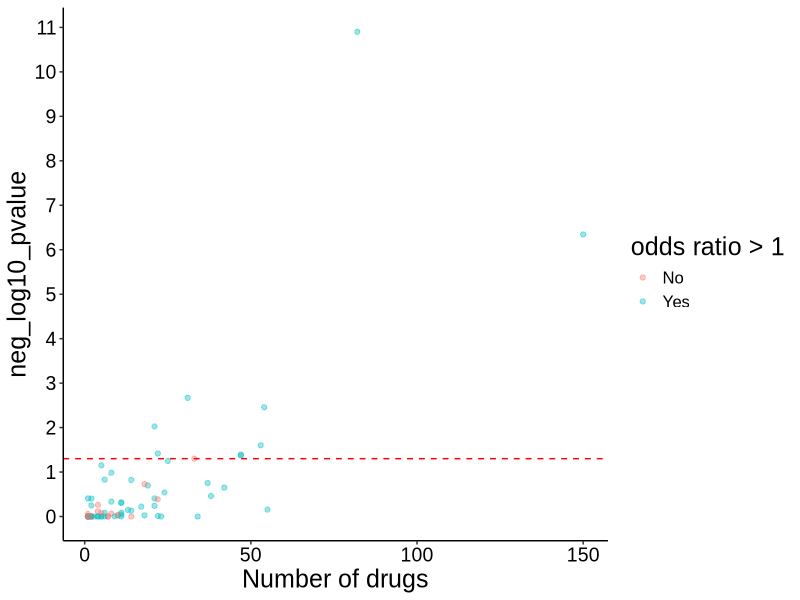
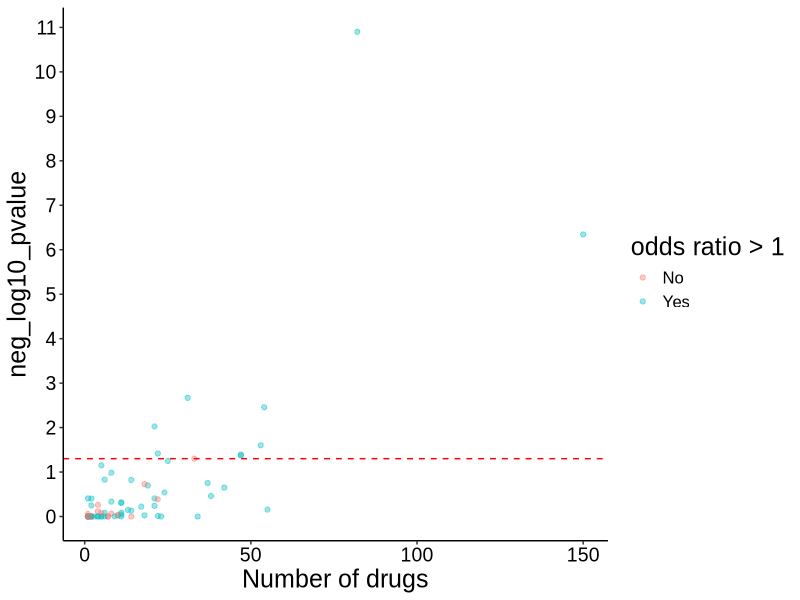
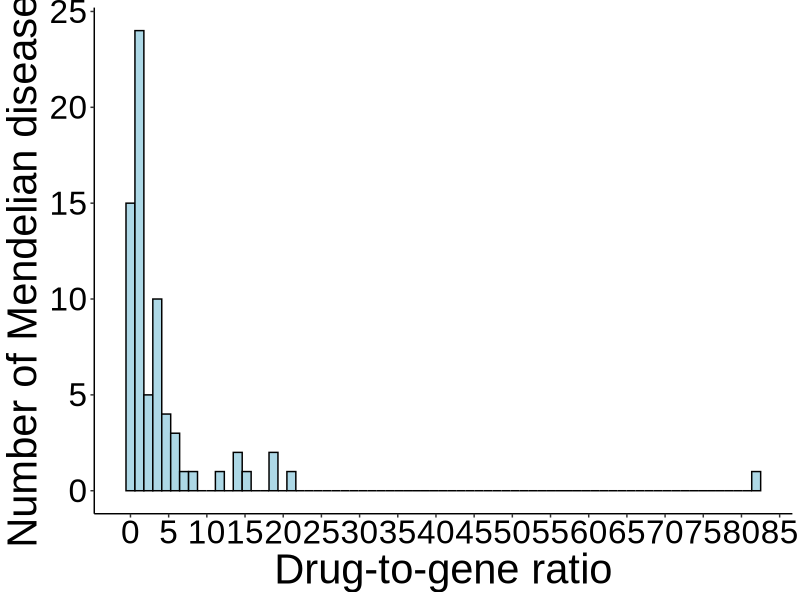
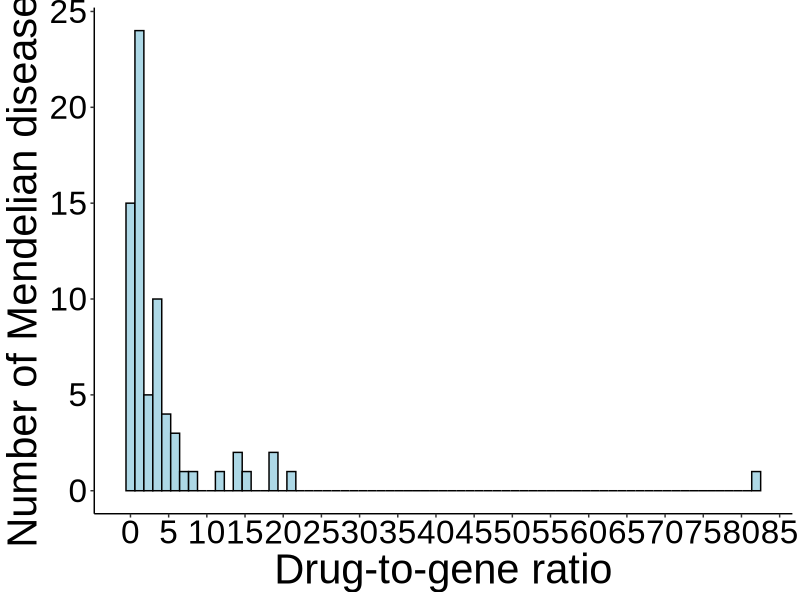
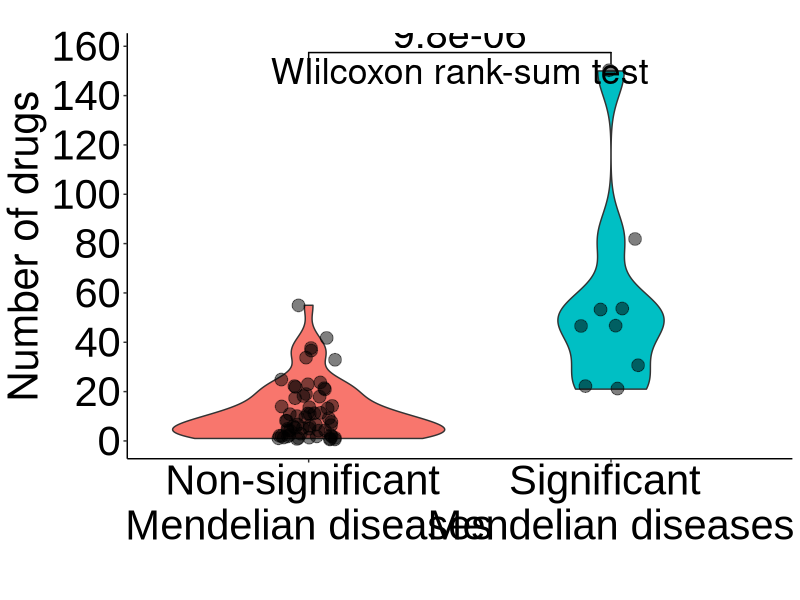
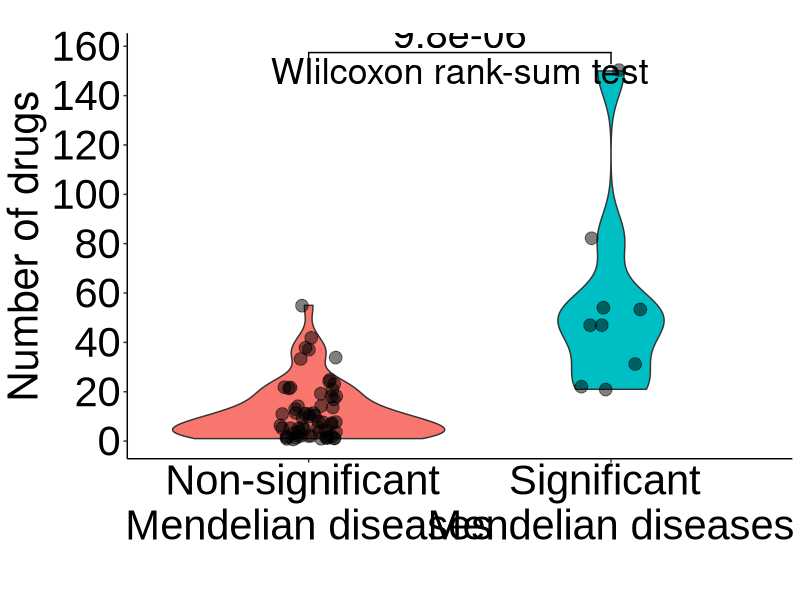

The R script that drew these images, in order: (Note: a time limit stopped this script after it produced the figures.)
### This script implements the per Mendelian disease analysis ###

library(dplyr)
library(data.table)
library(ggplot2)
library(ggsignif)

## Set type for image compression based on operating system
## For macOS, X11 installation is required (link: https://www.xquartz.org/)
# if Windows OS
if (Sys.info()['sysname'] == "Windows") {
  type_compression = "windows"
} 
# if Linux
if (Sys.info()['sysname'] == "Linux") {
  type_compression = "windows"
}
# if macOS
if (Sys.info()['sysname'] == "Darwin") {
  type_compression = "cairo"
} 

## -- load data -- ##

# Mendelian - complex disease comorbidities
md_cd_comorbidities = fread("processed_data/md_cd_comorbidities.txt")
unique_cd = unique(md_cd_comorbidities$complex_disease)
unique_md = unique(md_cd_comorbidities$mendelian_disease)

# complex disease categories
complex_disease_categories = data.table::fread("processed_data/complex_disease_category.txt")
md_cd_comorbidities = left_join(md_cd_comorbidities, complex_disease_categories, by = "complex_disease")

# indicated/investigated drugs for the complex diseases
investigated_indicated_drugs = fread("processed_data/drugs_inv_ind_per_disease.txt")
investigated_indicated_drugs = reshape2::melt(investigated_indicated_drugs, "drugbank_id", colnames(investigated_indicated_drugs)[2:ncol(investigated_indicated_drugs)])
investigated_indicated_drugs = na.omit(investigated_indicated_drugs) ; rownames(investigated_indicated_drugs) = NULL
investigated_indicated_drugs = investigated_indicated_drugs %>%
  dplyr::select(drugbank_id, complex_disease = variable) %>%
  distinct()

# Mendelian disease causal genes
md_genes = data.table::fread("processed_data/md_genes.txt")

# drug - targets
db_drug_targets = fread("processed_data/drugbank_all_drugs_known_targets.txt") %>%
  dplyr::select(db_id, drug_target) %>% 
  distinct()

# number of gene-targets per drug
drugs_nr_targets = fread("processed_data/drugbank_all_drugs_known_targets.txt") %>%
  dplyr::select(db_id, drug_target) %>%
  distinct() %>%
  group_by(db_id) %>% 
  mutate(total_targets = length(drug_target)) %>%
  dplyr::select(db_id, total_targets) %>% 
  ungroup() %>%
  distinct()

## -- find drugs targeting each Mendelian disease genes -- ##

# empty list - each element is a mendelian disease
md_comorbidities = list()
for (md in unique_md) {
  md_comorbidities[[md]] = md_cd_comorbidities %>% filter(mendelian_disease == md) %>% dplyr::select(-comorbidity)
} ; rm(md)

# annotate with Mendelian disease genes
for (i in 1:length(md_comorbidities)) {
  
  # add Mendelian disease genes
  md_comorbidities[[i]] = left_join(md_comorbidities[[i]], md_genes, by = "mendelian_disease")
  md_comorbidities[[i]] = md_comorbidities[[i]] %>% 
    dplyr::select(complex_disease, disease_category, md_gene = causal_gene) %>%
    distinct()
  
  # add drugs targeting the Mendelian disease genes
  md_comorbidities[[i]] = left_join(md_comorbidities[[i]], db_drug_targets, by = c("md_gene" = "drug_target"))
  if (sum(is.na(md_comorbidities[[i]]$db_id)) != 0) {
    md_comorbidities[[i]] = md_comorbidities[[i]][-which(is.na(md_comorbidities[[i]]$db_id)), ] ; rownames(md_comorbidities[[i]]) = NULL
  }
  
  # keep needed columns
  md_comorbidities[[i]] = md_comorbidities[[i]] %>% 
    dplyr::select(complex_disease, disease_category, db_id) %>%
    distinct()
  
  cat(i, "\n")
} ; rm(i)

### NOTE: 19 Mendelian diseases are causally associated with genes NOT targeted by any existing drug with know drug targets
###       Therefore, we remove them from the downstream analysis
md_comorbidities = md_comorbidities[lapply(md_comorbidities, nrow) > 0] # 71 Mendelian diseases remain

## -- logistic regression per Mendelian disease -- ##

# create list of logistic regression inputs for each Mendelian disease
log_reg_input = vector("list", length = length(md_comorbidities))
names(log_reg_input) = names(md_comorbidities)

for (i in 1:length(md_comorbidities)) {
  
  # if drugs are recommended for repurposing...
  if (nrow(md_comorbidities[[i]]) != 0) {
    
    ## candidate drugs
    candidate_drugs_temp = unique(md_comorbidities[[i]]$db_id)
    
    ## complex diseases that these drugs are recommended for repurposing
    complex_diseases_temp = unique(md_comorbidities[[i]]$complex_disease)
    
    ## complex diseases these drugs are indicated/investigated
    # not all drugs will be indicated/investigated for a disease --> keep this in mind when you build the logistic regression input data frame
    ind_inv_temp = investigated_indicated_drugs %>%
      filter(drugbank_id %in% candidate_drugs_temp) %>%
      mutate(indicated_investigated = 1)
    
    ## create logistic regression input
    
    # each row should be a drug-complex disease pair
    log_reg_input[[i]] = data.frame(drug = rep(candidate_drugs_temp, each = length(unique_cd)))
    
    # add complex diseases
    log_reg_input[[i]]$disease = unique_cd

    # add disease category
    log_reg_input[[i]] = left_join(log_reg_input[[i]], complex_disease_categories, by = c("disease" = "complex_disease"))
    
    # add number of targets
    log_reg_input[[i]] = left_join(log_reg_input[[i]], drugs_nr_targets, by = c("drug" = "db_id"))
    
    # add indicated/investigated drugs
    log_reg_input[[i]] = left_join(log_reg_input[[i]], ind_inv_temp, by = c("drug" = "drugbank_id", "disease" = "complex_disease"))
    log_reg_input[[i]]$indicated_investigated = ifelse(is.na(log_reg_input[[i]]$indicated_investigated), 0, 1)
    
    # add drug candidates information
    log_reg_input[[i]]$recommended = ifelse(log_reg_input[[i]]$disease %in% complex_diseases_temp, 1, 0)
  }
  
  ## track progress
  cat(i, "\n")
} ; rm(i, candidate_drugs_temp, complex_diseases_temp, ind_inv_temp)

## run logistic regression
log_reg_results = vector("list", length = length(log_reg_input))
names(log_reg_results) = names(log_reg_input)

for (i in 1:length(log_reg_input)) {
  
  # run logistic regression
  glm_fits_temp = glm(indicated_investigated ~  disease_category + total_targets + recommended, 
                      data = log_reg_input[[i]], 
                      family = binomial())
  log_summary_temp = summary(glm_fits_temp)$coefficients
  
  # populate list
  log_reg_results[[i]] = log_summary_temp
    
  ## track progress
  cat(i, "\n")
} ; rm(i, glm_fits_temp, log_summary_temp)

## create a data frame with the results of logistic regression for each Mendelian disease
log_reg_results_summary = data.frame(mendelian_disease = names(md_comorbidities), beta = NA, pvalue = NA)

for (i in 1:length(log_reg_results)){
  
  log_reg_results[[i]] = data.frame(log_reg_results[[i]])
  log_reg_results_summary[i, "beta"] = log_reg_results[[i]]["recommended", "Estimate"]
  log_reg_results_summary[i, "pvalue"] = log_reg_results[[i]]["recommended", "Pr...z.."]
  
} ; rm(i)

log_reg_results_summary = log_reg_results_summary %>% 
  arrange(pvalue)
log_reg_results_summary %>% filter(pvalue < 0.05) %>% nrow() # 9 significant Mendelian diseases at a nominal level (p<0.05)

## -- annotate each Mendelian disease with number of complex disease comorbidities and number of drugs targeting its associated genes -- ##

## number of comorbidities per Mendelian disease
md_nr_comorbidities = md_cd_comorbidities %>%
  dplyr::select(mendelian_disease, complex_disease) %>%
  group_by(mendelian_disease) %>%
  mutate(nr_comorbidities = length(complex_disease)) %>%
  ungroup() %>%
  dplyr::select(mendelian_disease, nr_comorbidities) %>%
  distinct()
log_reg_results_summary = left_join(log_reg_results_summary, md_nr_comorbidities, by = "mendelian_disease")

## number of drugs targeting the genes associated with each Mendelian disease
md_genes_drugs = left_join(md_genes, db_drug_targets, by = c("causal_gene" = "drug_target"))
md_genes_drugs = na.omit(md_genes_drugs) ; rownames(md_genes_drugs) = NULL
md_genes_drugs = md_genes_drugs %>%
  group_by(mendelian_disease) %>% 
  mutate(nr_drugs = length(db_id)) %>%
  ungroup() %>%
  dplyr::select(mendelian_disease, nr_drugs) %>% 
  distinct()
log_reg_results_summary = left_join(log_reg_results_summary, md_genes_drugs, by = "mendelian_disease")

## -- visualizations -- ##
log_reg_results_summary = log_reg_results_summary %>% arrange(nr_comorbidities)
log_reg_results_summary$nr_comorbidities = factor(log_reg_results_summary$nr_comorbidities, levels = log_reg_results_summary$nr_comorbidities, labels = log_reg_results_summary$nr_comorbidities)
log_reg_results_summary$beta = ifelse(exp(log_reg_results_summary$beta) > 1, 1, 0)
log_reg_results_summary$beta = factor(log_reg_results_summary$beta, levels = c(0, 1), labels = c("No", "Yes"))

fig_s3 = ggplot(log_reg_results_summary, aes(x = nr_drugs, y = -log10(pvalue))) +
  geom_point(alpha = 0.4, size = 1.5, aes(color = beta)) +
  # scale_x_discrete(breaks = seq(1, 61, 1)) +
  scale_y_continuous(breaks = seq(0, 11, 1)) +
  labs(color = "odds ratio > 1") +
  xlab("Number of drugs") +
  ylab("neg_log10_pvalue") +
  geom_hline(yintercept = -log10(0.05), linetype = "dashed", color = "red") +
  theme_classic() +
  theme(axis.text = element_text(size = 14, family = "Arial", color = "black"),
        axis.title = element_text(size = 18, family = "Arial", color = "black"),
        title = element_text(size = 18, family = "Arial", color = "black"), 
        legend.text = element_text(size = 12, family = "Arial", color = "black"))

fig_s3
ggsave(filename = "FigS3_per_MD_analysis_results.tiff", 
       path = "figures/",
       width = 7, height = 5, device = 'tiff',
       dpi = 700, compression = "lzw", type = type_compression)
dev.off()

# histogram drug-to-gene ratio per Mendelian disease
nr_genes_per_md = md_genes %>%
  group_by(mendelian_disease) %>%
  mutate(nr_genes = length(causal_gene)) %>%
  ungroup() %>%
  dplyr::select(mendelian_disease, nr_genes) %>%
  distinct()
log_reg_results_summary = left_join(log_reg_results_summary, nr_genes_per_md, by = "mendelian_disease")
log_reg_results_summary$drug_to_gene_ratio = log_reg_results_summary$nr_drugs / log_reg_results_summary$nr_genes

fig_3a = ggplot(log_reg_results_summary, aes(x = drug_to_gene_ratio)) +
  geom_histogram(color = "black", fill = "lightblue", bins = 71) +
  scale_x_continuous(breaks = seq(0, 95, 5)) +
  xlab("Drug-to-gene ratio") +
  ylab("Number of Mendelian diseases") +
  theme_classic() +
  theme(axis.text = element_text(size = 24, family = "Arial", color = "black"),
        axis.title = element_text(size = 30, family = "Arial", color = "black"))

fig_3a
ggsave(filename = "Fig3A_drug_to_gene_ratio_per_MD.tiff", 
       path = "figures/",
       width = 12, height = 8, device = 'tiff',
       dpi = 700, compression = "lzw", type = type_compression)
dev.off()

# number of drugs - rank sum test
log_reg_results_summary$sig = ifelse(log_reg_results_summary$pvalue < 0.05, 1, 0)
log_reg_results_summary$sig = factor(log_reg_results_summary$sig, levels = c(0, 1), labels = c("Non-significant \nMendelian diseases", "Significant \nMendelian diseases"))
fig_3b = ggplot(log_reg_results_summary, aes(y = nr_drugs, x = sig, fill = sig)) +
  geom_violin() +
  geom_jitter(width = 0.1, alpha = 0.5, size = 4) +
  xlab("") +
  ylab("Number of drugs") +
  labs(title = "") +
  scale_y_continuous(breaks = seq(0, 170, 20)) +
  theme_classic() +
  geom_signif(comparisons = list(c("Significant \nMendelian diseases", "Non-significant \nMendelian diseases")), test = "wilcox.test", test.args = list(alternative = "greater"),   
              map_signif_level = FALSE, textsize = 10) +
  annotate(geom = "text", x = 1.5, y = 150, label = "WIilcoxon rank-sum test", size = 9) +
  theme(axis.text = element_text(size = 30, family = "Arial", color = "black"),
        axis.title = element_text(size = 30),
        legend.position = "none")

fig_3b
ggsave(filename = "Fig3B_rank_sum_test.tiff", 
       path = "figures/",
       width = 12, height = 12, device = 'tiff',
       dpi = 700, compression = "lzw", type = type_compression)
dev.off()

## -- observed vs permutations -- ##

## Now, that we have the signal that significant Mendelian diseases are targeted by a higher number of drugs compared to non-significant,
## we want to exclude the possibility that our significant results from the main analysis are due to the high number of drugs rather than the comorbidity information

# Mendelian - complex disease comorbidities
md_cd_comorbidities = md_cd_comorbidities %>% 
  dplyr::select(mendelian_disease, complex_disease) %>%
  arrange(mendelian_disease)

# drugs targeting md_genes
drugs_targeting_md_genes = left_join(md_genes, db_drug_targets, by = c("causal_gene" = "drug_target")) %>%
  na.omit() %>%
  dplyr::select(db_id) %>%
  distinct()

### -- observed -- ###

## create logistic regression input
# each row is a drug-complex disease pair
log_input_obs = data.frame(db_id = rep(drugs_targeting_md_genes$db_id, each = length(unique_cd)))

# add complex diseases
log_input_obs$complex_disease = unique_cd

# add disease category
log_input_obs = left_join(log_input_obs, complex_disease_categories, by = "complex_disease")

# add candidate drugs information
x = left_join(md_cd_comorbidities, md_genes, by = "mendelian_disease")
x = na.omit(x) ; rownames(x) = NULL
x = x %>% dplyr::select(complex_disease, causal_gene) %>% distinct
x = left_join(x, db_drug_targets, by = c("causal_gene" = "drug_target"))
x = na.omit(x) ; rownames(x) = NULL
x = x %>% dplyr::select(-causal_gene) %>% distinct()
x$recommended = 1
log_input_obs = left_join(log_input_obs, x, by = c("complex_disease", "db_id"))
log_input_obs$recommended = ifelse(is.na(log_input_obs$recommended), 0, 1)

# number of drug targets
log_input_obs = left_join(log_input_obs, drugs_nr_targets, by = c("db_id" = "db_id"))

# add investigated/indicated drugs
investigated_indicated_drugs$indicated_investigated = 1
log_input_obs = left_join(log_input_obs, investigated_indicated_drugs, by = c("db_id" = "drugbank_id", "complex_disease" = "complex_disease"))
log_input_obs$indicated_investigated = ifelse(is.na(log_input_obs$indicated_investigated), 0, 1)

# logistic regression
glm_fit_obs = glm(indicated_investigated ~ total_targets + disease_category + recommended,
                  data = log_input_obs, 
                  family = binomial())
log_reg_summary_obs = summary(glm_fit_obs)$coefficients
or_obs = exp(log_reg_summary_obs[8, 1])
pvalue_obs = log_reg_summary_obs[8, 4]

## -- permutations -- ##

## NOTE: in this permutation analysis, we shuffle the drugs targeting each Mendelian disease.
## This is equivalent to shuffling the rows of drugs in our logistic regression input

## create logistic regression input
# each row is a drug-complex disease pair
log_input_perm = data.frame(db_id = rep(drugs_targeting_md_genes$db_id, each = length(unique_cd)))

# add complex diseases
log_input_perm$complex_disease = unique_cd

# add disease category
log_input_perm = left_join(log_input_perm, complex_disease_categories, by = "complex_disease")

# add candidate drugs information
x = left_join(md_cd_comorbidities, md_genes, by = "mendelian_disease")
x = na.omit(x) ; rownames(x) = NULL
x = x %>% dplyr::select(complex_disease, causal_gene) %>% distinct
x = left_join(x, db_drug_targets, by = c("causal_gene" = "drug_target"))
x = na.omit(x) ; rownames(x) = NULL
x = x %>% dplyr::select(-causal_gene) %>% distinct()
x$recommended = 1
log_input_perm = left_join(log_input_perm, x, by = c("complex_disease", "db_id"))
log_input_perm$recommended = ifelse(is.na(log_input_perm$recommended), 0, 1)

## perform permutation analysis 
# empty data frame to populate with permutation results
log_reg_results_permutation = data.frame(permutation = NA,
                                         odds_ratio = NA,
                                         pvalue = NA)

for (permutation in 1:1000) {
  
  # shuffle the drugs
  drugs_original = unique(log_input_perm$db_id)
  drugs_shuffled = sample(drugs_original, replace = FALSE)
  log_input_perm_temp = log_input_perm
  log_input_perm_temp$db_id = rep(drugs_shuffled, each = 65)
  
  # add number of drug targets
  log_input_perm_temp = left_join(log_input_perm_temp, drugs_nr_targets, by = c("db_id" = "db_id"))
  
  # add investigated/indicated drugs
  log_input_perm_temp = left_join(log_input_perm_temp, investigated_indicated_drugs, by = c("db_id" = "drugbank_id", "complex_disease" = "complex_disease"))
  log_input_perm_temp$indicated_investigated = ifelse(is.na(log_input_perm_temp$indicated_investigated), 0, 1)
  
  # run logistic regression
  glm_fit_perm_temp = glm(indicated_investigated ~ total_targets + disease_category + recommended,
                          data = log_input_perm_temp, 
                          family = binomial())
  log_reg_summary_temp = summary(glm_fit_perm_temp)$coefficients
  
  # populate the results data frame
  log_reg_results_permutation[permutation, "permutation"] = permutation
  log_reg_results_permutation[permutation, "odds_ratio"] = exp(log_reg_summary_temp[8, 1])
  log_reg_results_permutation[permutation, "pvalue"] = log_reg_summary_temp[8, 4]

  ## track progress
  cat(permutation, "\n")
}

## calculate p-value after permutations
perm_pvalue = sum(pvalue_obs >= log_reg_results_permutation$pvalue) / 1000 # 0.018 = 1.8%
sum(or_obs <= log_reg_results_permutation$odds_ratio) / 1000 # 0.014 = 1.4%

## visualizations of results
fig_3c = ggplot(log_reg_results_permutation, aes(x = odds_ratio)) +
  geom_histogram(color = "black", fill = "lightblue") +
  geom_vline(xintercept = or_obs, color = "red", linewidth = 0.8) +
  xlab("Odds ratio") +
  ylab("count") +
  scale_x_continuous(breaks = seq(0, 2.25, 0.25), limits = c(0.75, 2.25)) +
  annotate(geom = "text", x = 1.95, y = 145, label = paste0(sum(or_obs <= log_reg_results_permutation$odds_ratio) / 1000*100, "%"), size = 7, family = "Arial", color = "red", fontface = "bold") +
  theme_classic() +
  theme(axis.text = element_text(size = 20, family = "Arial", colour = "black"),
        axis.title = element_text(size = 22, family = "Arial", colour = "black"))

fig_3c
ggsave(filename = "Fig3C_permutations.tiff", 
       path = "figures/",
       width = 8, height = 6, device = 'tiff',
       dpi = 700, compression = "lzw", type = type_compression)
dev.off()
